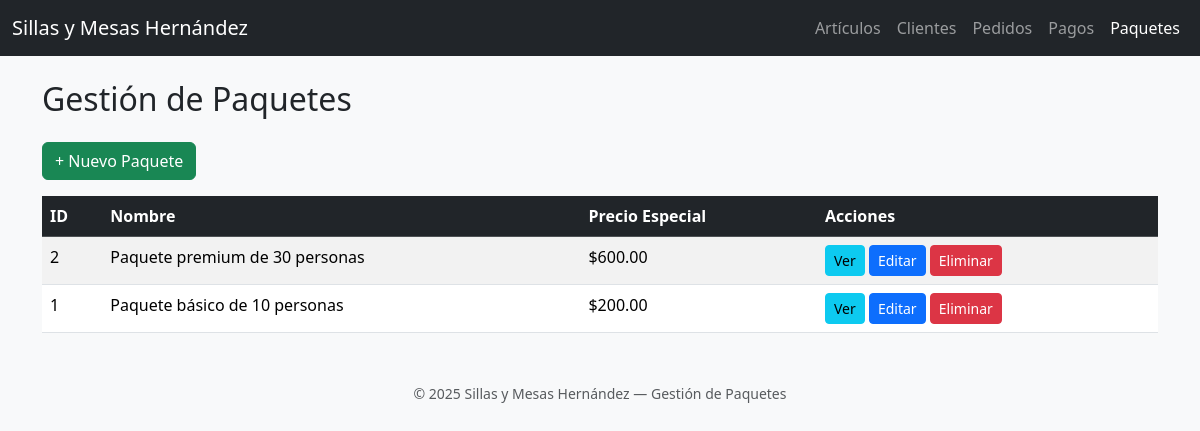
Screenshot of /php/paquetes.php with the database file from the repository.
### tables this page shows
CREATE TABLE Paquete (
    idPaquete INT AUTO_INCREMENT PRIMARY KEY,
    nombre VARCHAR(100) NOT NULL,
    precioEspecial DECIMAL(10,2)
);

### php/paquetes.php (the view, shortened to what this page needs)
<?php
require_once "conexion.php";
try {
    $sql = "SELECT * FROM Paquete ORDER BY idPaquete DESC";
    $paquetes = $conn->query($sql)->fetchAll(PDO::FETCH_ASSOC);
} catch (PDOException $e) {
    die("Error al leer paquetes: " . htmlspecialchars($e->getMessage()));
}
?>
<!DOCTYPE html>
<html lang="es">
<head>
  <link href="https://cdn.jsdelivr.net/npm/bootstrap@5.3.3/dist/css/bootstrap.min.css" rel="stylesheet">
</head>
<body class="bg-light">
<nav class="navbar navbar-expand-lg navbar-dark bg-dark">
  <div class="container-fluid">
    <a class="navbar-brand" href="index.php">Sillas y Mesas Hernández</a>
    <div class="collapse navbar-collapse" id="navbarNav">
      <ul class="navbar-nav ms-auto">
        <li class="nav-item"><a class="nav-link" href="articulos.php">Artículos</a></li>
        <li class="nav-item"><a class="nav-link" href="clientes.php">Clientes</a></li>
        <li class="nav-item"><a class="nav-link" href="pedidos.php">Pedidos</a></li>
        <li class="nav-item"><a class="nav-link" href="pagos.php">Pagos</a></li>
        <li class="nav-item"><a class="nav-link active" href="paquetes.php">Paquetes</a></li>
      </ul>
    </div>
  </div>
</nav>
<div class="container mt-4">
  <h2 class="mb-4">Gestión de Paquetes</h2>
  <a href="nuevo_paquete.php" class="btn btn-success mb-3">+ Nuevo Paquete</a>
  <table class="table table-striped table-hover">
    <thead class="table-dark">
      <tr>
        <th>ID</th>
        <th>Nombre</th>
        <th>Precio Especial</th>
        <th>Acciones</th>
      </tr>
    </thead>
    <tbody>
      <?php if ($paquetes): ?>
        <?php foreach ($paquetes as $p): ?>
        <tr>
          <td><?= htmlspecialchars($p['idPaquete']) ?></td>
          <td><?= htmlspecialchars($p['nombre']) ?></td>
          <td>$<?= number_format($p['precioEspecial'], 2) ?></td>
          <td>
            <a href="ver_paquete.php?id=<?= $p['idPaquete'] ?>" class="btn btn-sm btn-info">Ver</a>
            <a href="editar_paquete.php?id=<?= $p['idPaquete'] ?>" class="btn btn-sm btn-primary">Editar</a>
            <a href="eliminar_paquete.php?id=<?= $p['idPaquete'] ?>" class="btn btn-sm btn-danger"
               onclick="return confirm('¿Eliminar este paquete?');">Eliminar</a>
          </td>
        </tr>
        <?php endforeach; ?>
      <?php else: ?>
        <tr><td colspan="4" class="text-center text-muted">No hay paquetes registrados aún.</td></tr>
      <?php endif; ?>
    </tbody>
  </table>
</div>
<footer class="text-center mt-5 mb-3 text-muted">
  <small>© 2025 Sillas y Mesas Hernández — Gestión de Paquetes</small>
</footer>
</body>
</html>

### rows the page displays
paquete: idPaquete "2", nombre "Paquete premium de 30 personas", precioEspecial "600.00"
paquete: idPaquete "1", nombre "Paquete básico de 10 personas", precioEspecial "200.00"
